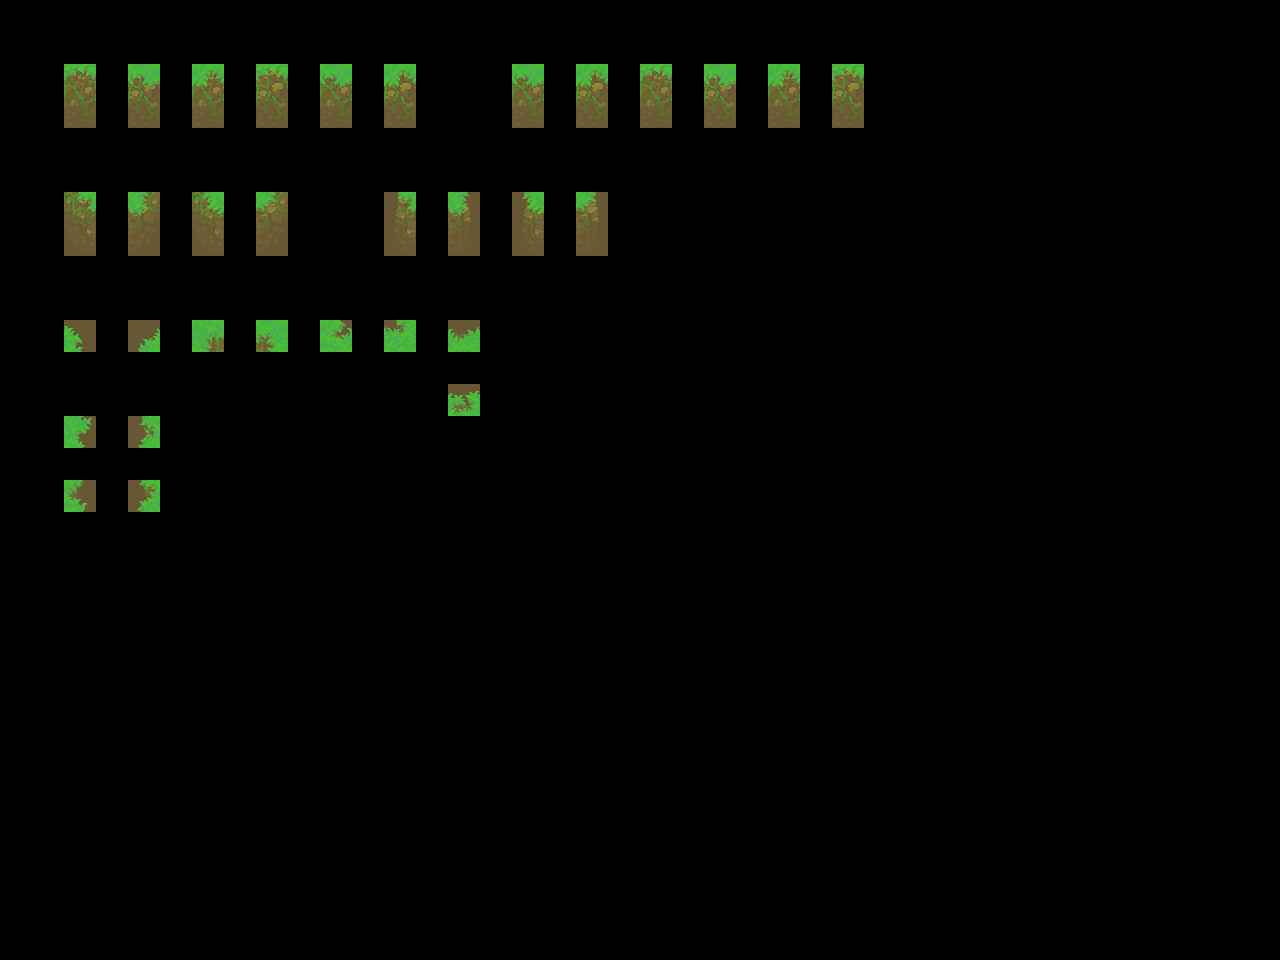

Rendered tile map (Tiled .tmx) drawn with the repository's tilesets; below, a short description and the full map source, tile grids included:
An orthogonal 40x30 tile map with 32x32 px tiles, 2 tile layers (input_holes, output_holes) and 4 objects.

<map version="1.9" tiledversion="1.9.2" orientation="orthogonal" renderorder="right-down" width="40" height="30" tilewidth="32" tileheight="32" infinite="0" nextlayerid="4" nextobjectid="8">
 <properties>
  <property name="MatchInOrder" type="bool" value="true" />
 </properties>
 <tileset firstgid="1" source="../Tilesets/hole2.tsx" />
 <layer id="1" name="input_holes" width="40" height="30" opacity="0.73">
  <data encoding="csv">
0,0,0,0,0,0,0,0,0,0,0,0,0,0,0,0,0,0,0,0,0,0,0,0,0,0,0,0,0,0,0,0,0,0,0,0,0,0,0,0,
0,0,0,0,0,0,0,0,0,0,0,0,0,0,0,0,0,0,0,0,0,0,0,0,0,0,0,0,0,0,0,0,0,0,0,0,0,0,0,0,
0,0,3,0,3,0,3,0,3,0,3,0,3,0,0,0,3,0,3,0,3,0,3,0,3,0,3,0,0,0,0,0,0,0,0,0,0,0,0,0,
0,0,19,0,19,0,19,0,19,0,19,0,19,0,0,0,19,0,19,0,19,0,19,0,19,0,19,0,0,0,0,0,0,0,0,0,0,0,0,0,
0,0,0,0,0,0,0,0,0,0,0,0,0,0,0,0,0,0,0,0,0,0,0,0,0,0,0,0,0,0,0,0,0,0,0,0,0,0,0,0,
0,0,0,0,0,0,0,0,0,0,0,0,0,0,0,0,0,0,0,0,0,0,0,0,0,0,0,0,0,0,0,0,0,0,0,0,0,0,0,0,
0,0,20,0,18,0,20,0,18,0,0,0,26,0,25,0,26,0,25,0,0,0,0,0,0,0,0,0,0,0,0,0,0,0,0,0,0,0,0,0,
0,0,36,0,34,0,36,0,34,0,0,0,42,0,41,0,42,0,41,0,0,0,0,0,0,0,0,0,0,0,0,0,0,0,0,0,0,0,0,0,
0,0,0,0,0,0,0,0,0,0,0,0,0,0,0,0,0,0,0,0,0,0,0,0,0,0,0,0,0,0,0,0,0,0,0,0,0,0,0,0,
0,0,0,0,0,0,0,0,0,0,0,0,0,0,0,0,0,0,0,0,0,0,0,0,0,0,0,0,0,0,0,0,0,0,0,0,0,0,0,0,
0,0,66,0,68,0,17,0,21,0,65,0,69,0,83,0,0,0,0,0,0,0,0,0,0,0,0,0,0,0,0,0,0,0,0,0,0,0,0,0,
0,0,0,0,0,0,0,0,0,0,0,0,0,0,0,0,0,0,0,0,0,0,0,0,0,0,0,0,0,0,0,0,0,0,0,0,0,0,0,0,
0,0,0,0,0,0,0,0,0,0,0,0,0,0,83,0,0,0,0,0,0,0,0,0,0,0,0,0,0,0,0,0,0,0,0,0,0,0,0,0,
0,0,49,0,53,0,0,0,0,0,0,0,0,0,0,0,0,0,0,0,0,0,0,0,0,0,0,0,0,0,0,0,0,0,0,0,0,0,0,0,
0,0,0,0,0,0,0,0,0,0,0,0,0,0,0,0,0,0,0,0,0,0,0,0,0,0,0,0,0,0,0,0,0,0,0,0,0,0,0,0,
0,0,49,0,53,0,0,0,0,0,0,0,0,0,0,0,0,0,0,0,0,0,0,0,0,0,0,0,0,0,0,0,0,0,0,0,0,0,0,0,
0,0,0,0,0,0,0,0,0,0,0,0,0,0,0,0,0,0,0,0,0,0,0,0,0,0,0,0,0,0,0,0,0,0,0,0,0,0,0,0,
0,0,0,0,0,0,0,0,0,0,0,0,0,0,0,0,0,0,0,0,0,0,0,0,0,0,0,0,0,0,0,0,0,0,0,0,0,0,0,0,
0,0,0,0,0,0,0,0,0,0,0,0,0,0,0,0,0,0,0,0,0,0,0,0,0,0,0,0,0,0,0,0,0,0,0,0,0,0,0,0,
0,0,0,0,0,0,0,0,0,0,0,0,0,0,0,0,0,0,0,0,0,0,0,0,0,0,0,0,0,0,0,0,0,0,0,0,0,0,0,0,
0,0,0,0,0,0,0,0,0,0,0,0,0,0,0,0,0,0,0,0,0,0,0,0,0,0,0,0,0,0,0,0,0,0,0,0,0,0,0,0,
0,0,0,0,0,0,0,0,0,0,0,0,0,0,0,0,0,0,0,0,0,0,0,0,0,0,0,0,0,0,0,0,0,0,0,0,0,0,0,0,
0,0,0,0,0,0,0,0,0,0,0,0,0,0,0,0,0,0,0,0,0,0,0,0,0,0,0,0,0,0,0,0,0,0,0,0,0,0,0,0,
0,0,0,0,0,0,0,0,0,0,0,0,0,0,0,0,0,0,0,0,0,0,0,0,0,0,0,0,0,0,0,0,0,0,0,0,0,0,0,0,
0,0,0,0,0,0,0,0,0,0,0,0,0,0,0,0,0,0,0,0,0,0,0,0,0,0,0,0,0,0,0,0,0,0,0,0,0,0,0,0,
0,0,0,0,0,0,0,0,0,0,0,0,0,0,0,0,0,0,0,0,0,0,0,0,0,0,0,0,0,0,0,0,0,0,0,0,0,0,0,0,
0,0,0,0,0,0,0,0,0,0,0,0,0,0,0,0,0,0,0,0,0,0,0,0,0,0,0,0,0,0,0,0,0,0,0,0,0,0,0,0,
0,0,0,0,0,0,0,0,0,0,0,0,0,0,0,0,0,0,0,0,0,0,0,0,0,0,0,0,0,0,0,0,0,0,0,0,0,0,0,0,
0,0,0,0,0,0,0,0,0,0,0,0,0,0,0,0,0,0,0,0,0,0,0,0,0,0,0,0,0,0,0,0,0,0,0,0,0,0,0,0,
0,0,0,0,0,0,0,0,0,0,0,0,0,0,0,0,0,0,0,0,0,0,0,0,0,0,0,0,0,0,0,0,0,0,0,0,0,0,0,0
</data>
 </layer>
 <layer id="2" name="output_holes" width="40" height="30">
  <data encoding="csv">
0,0,0,0,0,0,0,0,0,0,0,0,0,0,0,0,0,0,0,0,0,0,0,0,0,0,0,0,0,0,0,0,0,0,0,0,0,0,0,0,
0,0,0,0,0,0,0,0,0,0,0,0,0,0,0,0,0,0,0,0,0,0,0,0,0,0,0,0,0,0,0,0,0,0,0,0,0,0,0,0,
0,0,145,0,146,0,147,0,148,0,149,0,150,0,0,0,152,0,153,0,154,0,155,0,156,0,157,0,0,0,0,0,0,0,0,0,0,0,0,0,
0,0,161,0,162,0,163,0,164,0,165,0,166,0,0,0,168,0,169,0,170,0,171,0,172,0,173,0,0,0,0,0,0,0,0,0,0,0,0,0,
0,0,0,0,0,0,0,0,0,0,0,0,0,0,0,0,0,0,0,0,0,0,0,0,0,0,0,0,0,0,0,0,0,0,0,0,0,0,0,0,
0,0,0,0,0,0,0,0,0,0,0,0,0,0,0,0,0,0,0,0,0,0,0,0,0,0,0,0,0,0,0,0,0,0,0,0,0,0,0,0,
0,0,198,0,199,0,200,0,201,0,0,0,202,0,203,0,204,0,205,0,0,0,0,0,0,0,0,0,0,0,0,0,0,0,0,0,0,0,0,0,
0,0,214,0,215,0,216,0,217,0,0,0,218,0,219,0,220,0,221,0,0,0,0,0,0,0,0,0,0,0,0,0,0,0,0,0,0,0,0,0,
0,0,0,0,0,0,0,0,0,0,0,0,0,0,0,0,0,0,0,0,0,0,0,0,0,0,0,0,0,0,0,0,0,0,0,0,0,0,0,0,
0,0,0,0,0,0,0,0,0,0,0,0,0,0,0,0,0,0,0,0,0,0,0,0,0,0,0,0,0,0,0,0,0,0,0,0,0,0,0,0,
0,0,209,0,210,0,2,0,4,0,82,0,84,0,197,0,0,0,0,0,0,0,0,0,0,0,0,0,0,0,0,0,0,0,0,0,0,0,0,0,
0,0,0,0,0,0,0,0,0,0,0,0,0,0,0,0,0,0,0,0,0,0,0,0,0,0,0,0,0,0,0,0,0,0,0,0,0,0,0,0,
0,0,0,0,0,0,0,0,0,0,0,0,0,0,213,0,0,0,0,0,0,0,0,0,0,0,0,0,0,0,0,0,0,0,0,0,0,0,0,0,
0,0,196,0,195,0,0,0,0,0,0,0,0,0,0,0,0,0,0,0,0,0,0,0,0,0,0,0,0,0,0,0,0,0,0,0,0,0,0,0,
0,0,0,0,0,0,0,0,0,0,0,0,0,0,0,0,0,0,0,0,0,0,0,0,0,0,0,0,0,0,0,0,0,0,0,0,0,0,0,0,
0,0,212,0,211,0,0,0,0,0,0,0,0,0,0,0,0,0,0,0,0,0,0,0,0,0,0,0,0,0,0,0,0,0,0,0,0,0,0,0,
0,0,0,0,0,0,0,0,0,0,0,0,0,0,0,0,0,0,0,0,0,0,0,0,0,0,0,0,0,0,0,0,0,0,0,0,0,0,0,0,
0,0,0,0,0,0,0,0,0,0,0,0,0,0,0,0,0,0,0,0,0,0,0,0,0,0,0,0,0,0,0,0,0,0,0,0,0,0,0,0,
0,0,0,0,0,0,0,0,0,0,0,0,0,0,0,0,0,0,0,0,0,0,0,0,0,0,0,0,0,0,0,0,0,0,0,0,0,0,0,0,
0,0,0,0,0,0,0,0,0,0,0,0,0,0,0,0,0,0,0,0,0,0,0,0,0,0,0,0,0,0,0,0,0,0,0,0,0,0,0,0,
0,0,0,0,0,0,0,0,0,0,0,0,0,0,0,0,0,0,0,0,0,0,0,0,0,0,0,0,0,0,0,0,0,0,0,0,0,0,0,0,
0,0,0,0,0,0,0,0,0,0,0,0,0,0,0,0,0,0,0,0,0,0,0,0,0,0,0,0,0,0,0,0,0,0,0,0,0,0,0,0,
0,0,0,0,0,0,0,0,0,0,0,0,0,0,0,0,0,0,0,0,0,0,0,0,0,0,0,0,0,0,0,0,0,0,0,0,0,0,0,0,
0,0,0,0,0,0,0,0,0,0,0,0,0,0,0,0,0,0,0,0,0,0,0,0,0,0,0,0,0,0,0,0,0,0,0,0,0,0,0,0,
0,0,0,0,0,0,0,0,0,0,0,0,0,0,0,0,0,0,0,0,0,0,0,0,0,0,0,0,0,0,0,0,0,0,0,0,0,0,0,0,
0,0,0,0,0,0,0,0,0,0,0,0,0,0,0,0,0,0,0,0,0,0,0,0,0,0,0,0,0,0,0,0,0,0,0,0,0,0,0,0,
0,0,0,0,0,0,0,0,0,0,0,0,0,0,0,0,0,0,0,0,0,0,0,0,0,0,0,0,0,0,0,0,0,0,0,0,0,0,0,0,
0,0,0,0,0,0,0,0,0,0,0,0,0,0,0,0,0,0,0,0,0,0,0,0,0,0,0,0,0,0,0,0,0,0,0,0,0,0,0,0,
0,0,0,0,0,0,0,0,0,0,0,0,0,0,0,0,0,0,0,0,0,0,0,0,0,0,0,0,0,0,0,0,0,0,0,0,0,0,0,0,
0,0,0,0,0,0,0,0,0,0,0,0,0,0,0,0,0,0,0,0,0,0,0,0,0,0,0,0,0,0,0,0,0,0,0,0,0,0,0,0
</data>
 </layer>
 <objectgroup id="3" name="rule_options" visible="0" offsetx="-10.6667" offsety="-16.6667">
  <object id="1" x="31.3333" y="28" width="405.667" height="124.667">
   <properties>
    <property name="Disabled" type="bool" value="false" />
    <property name="Probability" type="float" value="0.4" />
   </properties>
  </object>
  <object id="2" x="28" y="180.667" width="917.333" height="129.333">
   <properties>
    <property name="Disabled" type="bool" value="false" />
    <property name="Probability" type="float" value="0.25" />
   </properties>
  </object>
  <object id="4" x="29.6667" y="325.666" width="955" height="233">
   <properties>
    <property name="Probability" type="float" value="0.25" />
   </properties>
  </object>
  <object id="5" x="448.667" y="28.6667" width="497" height="129">
   <properties>
    <property name="Probability" type="float" value="0.25" />
   </properties>
  </object>
 </objectgroup>
</map>
